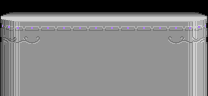

The image is a tile-based game level rendered from a .tmx file. Its description and complete source (layers, tilesets, objects, tile grids) follow:
An orthogonal 13x6 tile map with 16x16 px tiles, 1 tile layer (Main), 1 hidden layer not drawn.

<map version="1.9" tiledversion="1.9.0" orientation="orthogonal" renderorder="right-down" width="13" height="6" tilewidth="16" tileheight="16" infinite="0" nextlayerid="3" nextobjectid="1">
 <tileset firstgid="1" source="SigmaPalaceTileset.tsx" />
 <layer id="1" name="Main" width="13" height="6">
  <data encoding="csv">
1,3,4,5,3,3,3,3,3,3,4,5,7,
33,35,36,36,36,36,36,36,36,36,36,37,39,
97,99,112,132,132,132,132,132,132,132,2147483760,101,103,
129,131,132,132,132,132,132,132,132,132,132,133,135,
129,131,132,132,132,132,132,132,132,132,132,133,135,
129,131,132,132,132,132,132,132,132,132,132,133,135
</data>
 </layer>
 <layer id="2" name="Details" width="13" height="6" visible="0">
  <data encoding="csv">
0,0,0,0,0,0,0,0,0,0,0,0,0,
0,0,0,0,0,0,1073741993,0,0,0,0,0,0,
0,0,0,0,0,1073741928,1073741961,1073741930,0,0,0,0,0,
0,0,1073741993,0,0,1073741896,1073741897,1073741898,0,0,1073741993,0,0,
0,1073741928,1073741961,1073741930,0,0,0,0,0,1073741928,1073741961,1073741930,0,
0,1073741896,1073741897,1073741898,0,0,0,0,0,1073741896,1073741897,1073741898,0
</data>
 </layer>
</map>
